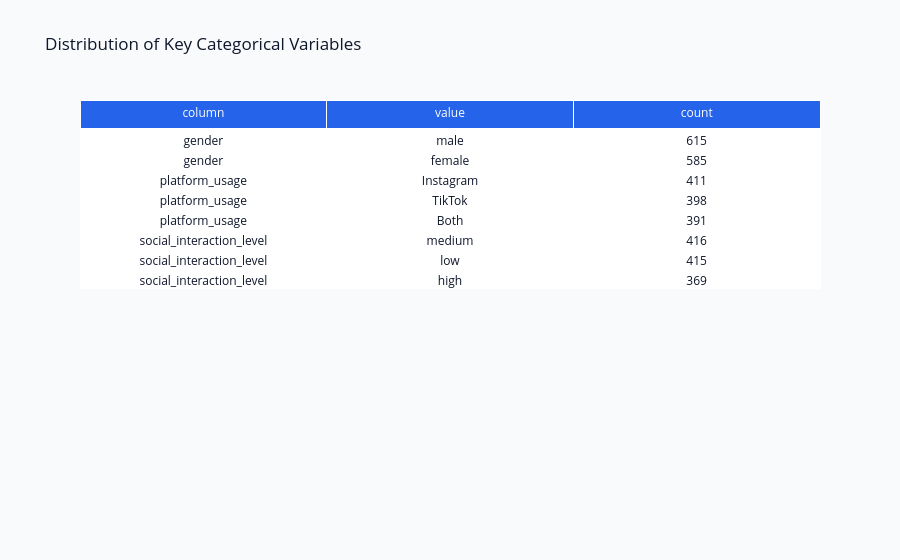

The code cell stored with this chart in its notebook:
### Markdown cell above
## Distribution of Key Categorical Variables

Distribution (counts and percentages) for gender, platform_usage, and social_interaction_level, giving insight into major subgroups.

### Code cell
parts = []
for column in df.select_dtypes(include=["object", "category", "bool"]).columns:
    counts = df[column].astype("string").fillna("<missing>").value_counts().head(5).reset_index()
    counts.columns = ["value", "count"]
    counts.insert(0, "column", column)
    parts.append(counts)
table_df = pd.concat(parts, ignore_index=True) if parts else pd.DataFrame({"note": ["No categorical columns detected."]})
_display_plotly_table(table_df, 'Distribution of Key Categorical Variables')

### Figure 1 — Plotly figure (JSON) as saved in the notebook; plotly's stock layout.template omitted (floating-point values rounded to 4 significant figures)
{"data": [{"cells": {"fill": {"color": "white"}, "values": [["gender", "gender", "platform_usage", "platform_usage", "platform_usage", "social_interaction_level", "social_interaction_level", "social_interaction_level"], ["male", "female", "Instagram", "TikTok", "Both", "medium", "low", "high"], [615, 585, 411, 398, 391, 416, 415, 369]]}, "header": {"fill": {"color": "#2563EB"}, "font": {"color": "white"}, "values": ["column", "value", "count"]}, "type": "table"}], "layout": {"font": {"color": "#0F172A"}, "paper_bgcolor": "#F8FAFC", "title": {"text": "Distribution of Key Categorical Variables"}}}
